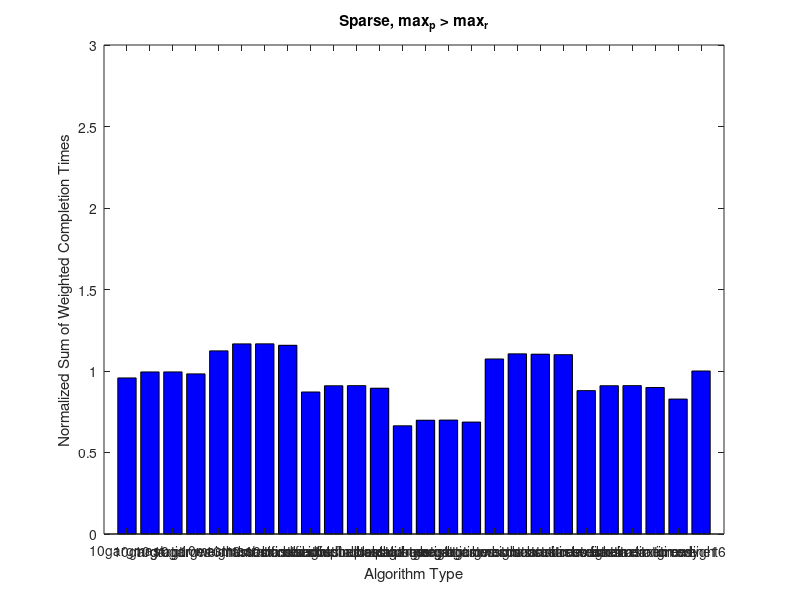
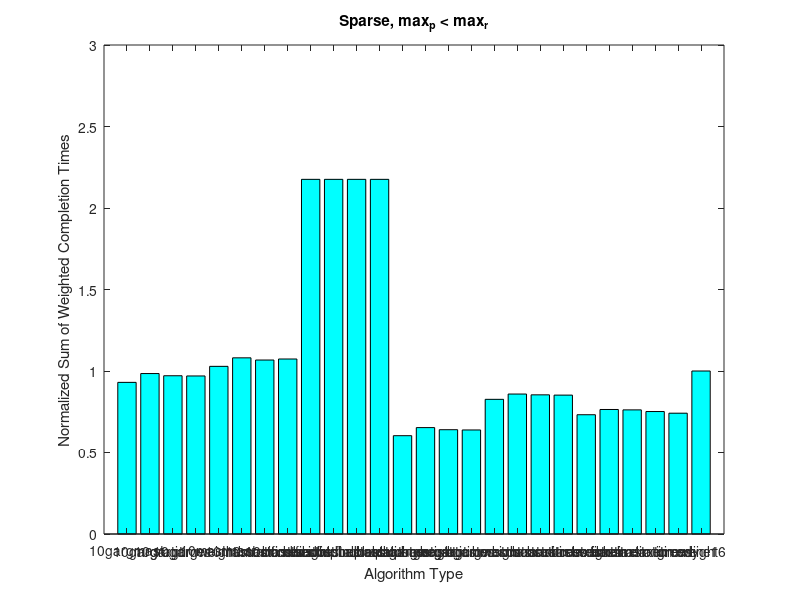
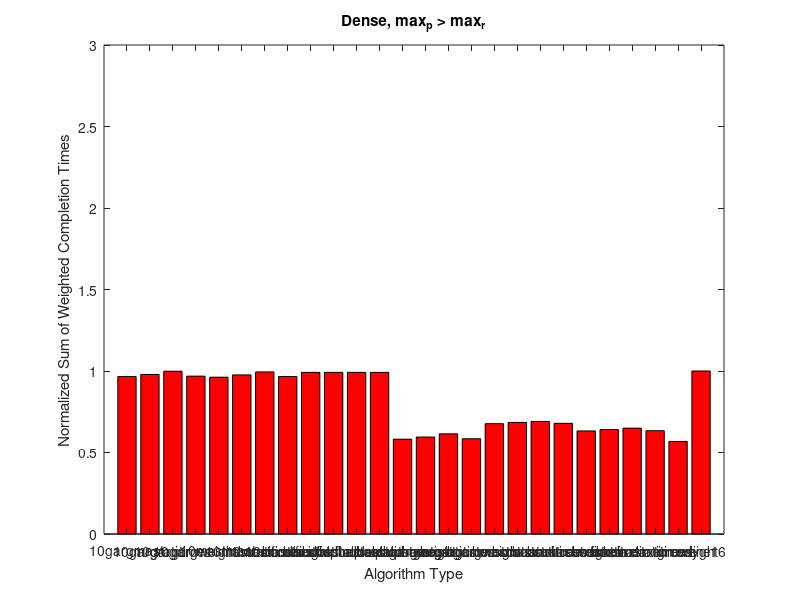
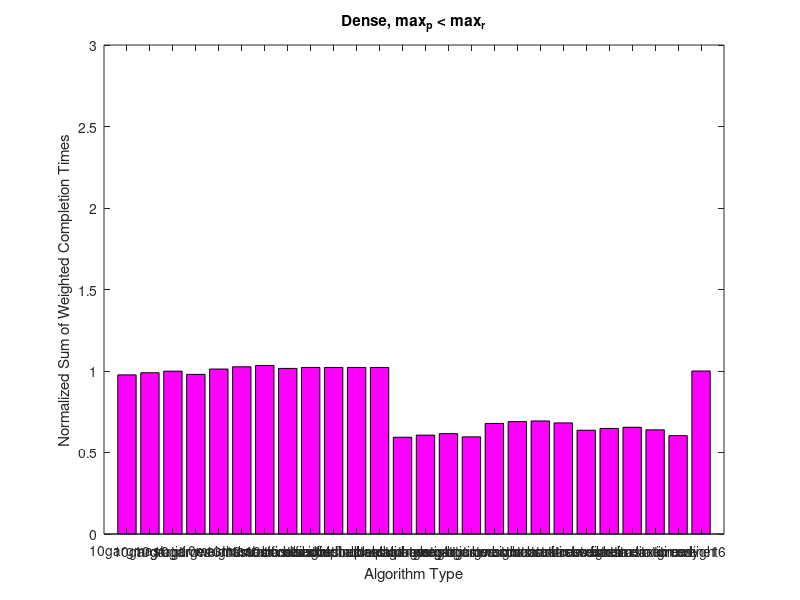

Recreate these plots in MATLAB, in order.
function plot_raw()

load psparse_raw.mat
psparse = weighted_sums; 
bar(psparse, 'b');
set(gca, 'XTick', 1:26);
set(gca, 'XTickLabel', {'10gargmast', '10gargratio', '10gargtimes', '10gargweight', '10mastmast', '10mastratio', '10masttimes', '10mastweight', 'boostfindbestalphamast', 'boostfindbestalpharatio', 'boostfindbestalphatimes', 'boostfindbestalphaweight', 'boostgargmast', 'boostgargratio', 'boostgargtimes', 'boostgargweight', 'boostmastmast', 'boostmastratio', 'boostmasttimes', 'boostmastweight', 'boostrelaxtimemast', 'boostrelaxtimeratio', 'boostrelaxtimetimes', 'boostrelaxtimeweight', 'greedy', 'online16'})
set(gca, 'XTickLabelRotation', 60);
title('Sparse, max_p > max_r');
xlabel('Algorithm Type');
ylabel('Normalized Sum of Weighted Completion Times');
axis([0 27 0 3]);

load rsparse_raw.mat
rsparse = weighted_sums; 
figure;
bar(rsparse, 'c');
set(gca, 'XTick', 1:26);
set(gca, 'XTickLabel', {'10gargmast', '10gargratio', '10gargtimes', '10gargweight', '10mastmast', '10mastratio', '10masttimes', '10mastweight', 'boostfindbestalphamast', 'boostfindbestalpharatio', 'boostfindbestalphatimes', 'boostfindbestalphaweight', 'boostgargmast', 'boostgargratio', 'boostgargtimes', 'boostgargweight', 'boostmastmast', 'boostmastratio', 'boostmasttimes', 'boostmastweight', 'boostrelaxtimemast', 'boostrelaxtimeratio', 'boostrelaxtimetimes', 'boostrelaxtimeweight', 'greedy', 'online16'})
set(gca, 'XTickLabelRotation', 60);
title('Sparse, max_p < max_r');
xlabel('Algorithm Type');
ylabel('Normalized Sum of Weighted Completion Times');
axis([0 27 0 3]);

load pdense_raw.mat
pdense = weighted_sums; 
figure;
bar(pdense, 'r');
set(gca, 'XTick', 1:26);
set(gca, 'XTickLabel', {'10gargmast', '10gargratio', '10gargtimes', '10gargweight', '10mastmast', '10mastratio', '10masttimes', '10mastweight', 'boostfindbestalphamast', 'boostfindbestalpharatio', 'boostfindbestalphatimes', 'boostfindbestalphaweight', 'boostgargmast', 'boostgargratio', 'boostgargtimes', 'boostgargweight', 'boostmastmast', 'boostmastratio', 'boostmasttimes', 'boostmastweight', 'boostrelaxtimemast', 'boostrelaxtimeratio', 'boostrelaxtimetimes', 'boostrelaxtimeweight', 'greedy', 'online16'})
set(gca, 'XTickLabelRotation', 60);
title('Dense, max_p > max_r');
xlabel('Algorithm Type');
ylabel('Normalized Sum of Weighted Completion Times');
axis([0 27 0 3]);

load rdense_raw.mat
rdense = weighted_sums; 
figure;
bar(rdense, 'm');
set(gca, 'XTick', 1:26);
set(gca, 'XTickLabel', {'10gargmast', '10gargratio', '10gargtimes', '10gargweight', '10mastmast', '10mastratio', '10masttimes', '10mastweight', 'boostfindbestalphamast', 'boostfindbestalpharatio', 'boostfindbestalphatimes', 'boostfindbestalphaweight', 'boostgargmast', 'boostgargratio', 'boostgargtimes', 'boostgargweight', 'boostmastmast', 'boostmastratio', 'boostmasttimes', 'boostmastweight', 'boostrelaxtimemast', 'boostrelaxtimeratio', 'boostrelaxtimetimes', 'boostrelaxtimeweight', 'greedy', 'online16'})
set(gca, 'XTickLabelRotation', 60);
title('Dense, max_p < max_r');
xlabel('Algorithm Type');
ylabel('Normalized Sum of Weighted Completion Times');
axis([0 27 0 3]);

load puniform_raw.mat
puniform = weighted_sums; 
figure;
bar(puniform, 'k');
set(gca, 'XTick', 1:26);
set(gca, 'XTickLabel', {'10gargmast', '10gargratio', '10gargtimes', '10gargweight', '10mastmast', '10mastratio', '10masttimes', '10mastweight', 'boostfindbestalphamast', 'boostfindbestalpharatio', 'boostfindbestalphatimes', 'boostfindbestalphaweight', 'boostgargmast', 'boostgargratio', 'boostgargtimes', 'boostgargweight', 'boostmastmast', 'boostmastratio', 'boostmasttimes', 'boostmastweight', 'boostrelaxtimemast', 'boostrelaxtimeratio', 'boostrelaxtimetimes', 'boostrelaxtimeweight', 'greedy', 'online16'})
set(gca, 'XTickLabelRotation', 60);
title('Uniform, max_p > max_r');
xlabel('Algorithm Type');
ylabel('Normalized Sum of Weighted Completion Times');
axis([0 27 0 3]);

load runiform_raw.mat
runiform = weighted_sums; 
figure;
bar(runiform, 'w');
set(gca, 'XTick', 1:26);
set(gca, 'XTickLabel', {'10gargmast', '10gargratio', '10gargtimes', '10gargweight', '10mastmast', '10mastratio', '10masttimes', '10mastweight', 'boostfindbestalphamast', 'boostfindbestalpharatio', 'boostfindbestalphatimes', 'boostfindbestalphaweight', 'boostgargmast', 'boostgargratio', 'boostgargtimes', 'boostgargweight', 'boostmastmast', 'boostmastratio', 'boostmasttimes', 'boostmastweight', 'boostrelaxtimemast', 'boostrelaxtimeratio', 'boostrelaxtimetimes', 'boostrelaxtimeweight', 'greedy', 'online16'})
set(gca, 'XTickLabelRotation', 60);
title('Uniform, max_p < max_r');
xlabel('Algorithm Type');
ylabel('Normalized Sum of Weighted Completion Times');
axis([0 27 0 3]);

%bar3([psparse, rsparse, pdense, rdense, puniform, runiform])
%set(gca, 'YTick', 1:6);
%set(gca, 'XTickLabel', {'psparse', 'rsparse', 'pdense', 'rdense', 'puniform', 'runiform'})
%set(gca, 'YTick', 1:26);
%set(gca, 'YTickLabel', {'10gargmast', '10gargratio', '10gargtimes', '10gargweight', '10mastmast', '10mastratio', '10masttimes', '10mastweight', 'boostfindbestalphamast', 'boostfindbestalpharatio', 'boostfindbestalphatimes', 'boostfindbestalphaweight', 'boostgargmast', 'boostgargratio', 'boostgargtimes', 'boostgargweight', 'boostmastmast', 'boostmastratio', 'boostmasttimes', 'boostmastweight', 'boostrelaxtimemast', 'boostrelaxtimeratio', 'boostrelaxtimetimes', 'boostrelaxtimeweight', 'greedy', 'online16'})
%rotate3d on
end
